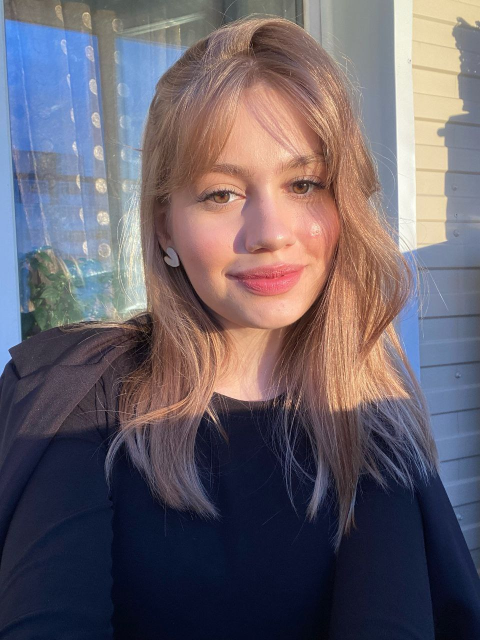
#> input picture test.jpg, 960 x 1280 px (shown at 1/2 size)
$ python mask_gen.py
#> lines starting #> are read from the running program, lines starting #| are printed output that depends on the picture; after the words box and inside, x2 and y2 are one past the last pixel; in counts of white or black regions, pixels touching at a corner belong together; pictures that were not available may be replaced by others from this repository, and a replacement may not be noted
#> in generate_mask, image is the input picture: PIL image 960x1280 RGB; mean R, G, B 104.9, 96.9, 105.4
#> (the call stopped at in generate_mask, `options = ImageSegmenterOptions( base_options=BaseOptions(model_asset_..`: mediapipe is not available in this run)
#> (the call stopped at in generate_mask, `options = ImageSegmenterOptions( base_options=BaseOptions(model_asset_..`: mediapipe is not available in this run)
from functools import reduce
import cv2
import os
from PIL import Image
import wget
import numpy as np
import mediapipe as mp

import numpy as np
from PIL import Image


BaseOptions = mp.tasks.BaseOptions
ImageSegmenter = mp.tasks.vision.ImageSegmenter
ImageSegmenterOptions = mp.tasks.vision.ImageSegmenterOptions
VisionRunningMode = mp.tasks.vision.RunningMode

MASK_OPTION_0_BACKGROUND = 'background'
MASK_OPTION_1_HAIR = 'hair'
MASK_OPTION_2_BODY = 'body (skin)'
MASK_OPTION_3_FACE = 'face (skin)'
MASK_OPTION_4_CLOTHES = 'clothes'


def watermark_with_transparency(input_image_path,
                                watermark_image_path,
                                position=(0, 0)):
    base_image = Image.open(input_image_path).convert('RGBA')
    watermark = Image.open(watermark_image_path).convert('RGBA')
    width, height = base_image.size

    transparent = Image.new('RGBA', (width, height), (0, 0, 0, 0))
    transparent.paste(base_image, (0, 0))
    transparent.paste(watermark, position, mask=watermark)
    transparent.save(input_image_path)


def removeBackground(file, savePath):

#> called with file = 'face.png', savePath = 'r1.png'
    img = cv2.imread(file)
    gray = cv2.cvtColor(img, cv2.COLOR_BGR2GRAY)
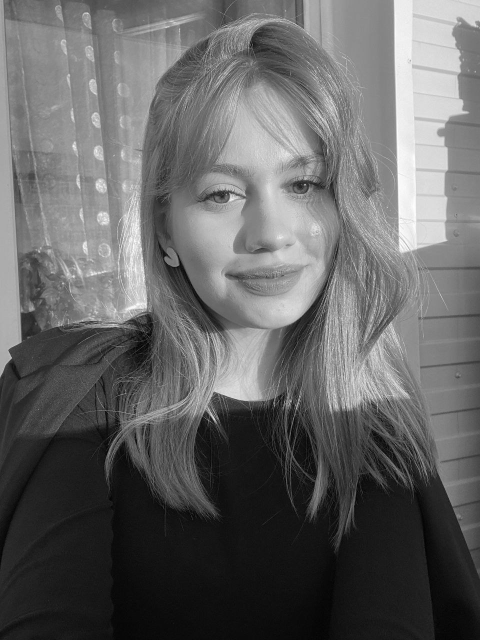
#> gray: shape (1280, 960) (shown at 1/2 size); min 1, max 255, mean 100.2
    mask = cv2.threshold(gray, 250, 255, cv2.THRESH_BINARY)[1]
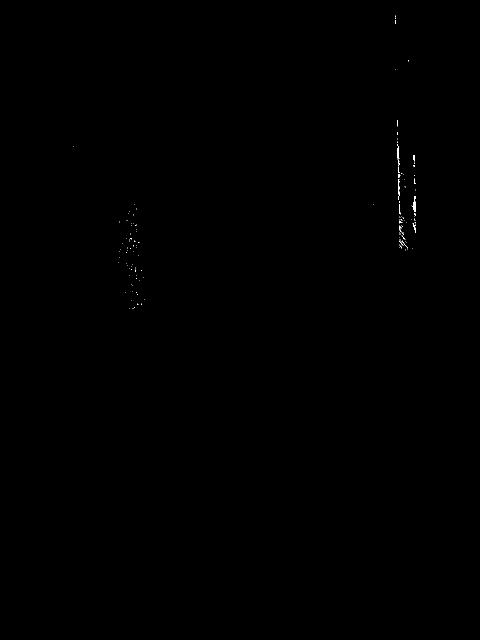
#> mask: shape (1280, 960) (shown at 1/2 size); 0.06% white in thin lines or dots, all inside (x1, y1, x2, y2) = (147, 31, 832, 618)
    mask = 255 - mask
    kernel = np.ones((3,3), np.uint8)
    mask = cv2.morphologyEx(mask, cv2.MORPH_OPEN, kernel)
    mask = cv2.morphologyEx(mask, cv2.MORPH_CLOSE, kernel)
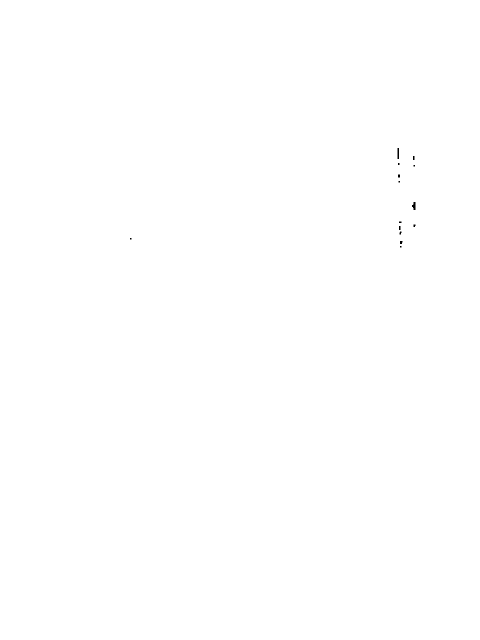
#> mask: shape (1280, 960) (shown at 1/2 size); 100% white; 14 black regions (8 under 20 px), largest, box (x1, y1, x2, y2) and area: (824, 404, 831, 420) 79, (795, 296, 798, 318) 66, (800, 482, 805, 488) 27, (826, 312, 829, 320) 24, (796, 349, 800, 355) 24, (798, 452, 801, 460) 24
    mask = cv2.GaussianBlur(mask, (0,0), sigmaX=2, sigmaY=2, borderType = cv2.BORDER_DEFAULT)
    mask = (2*(mask.astype(np.float32))-255.0).clip(0,255).astype(np.uint8)
    result = img.copy()
    result = cv2.cvtColor(result, cv2.COLOR_BGR2BGRA)
    result[:, :, 3] = mask
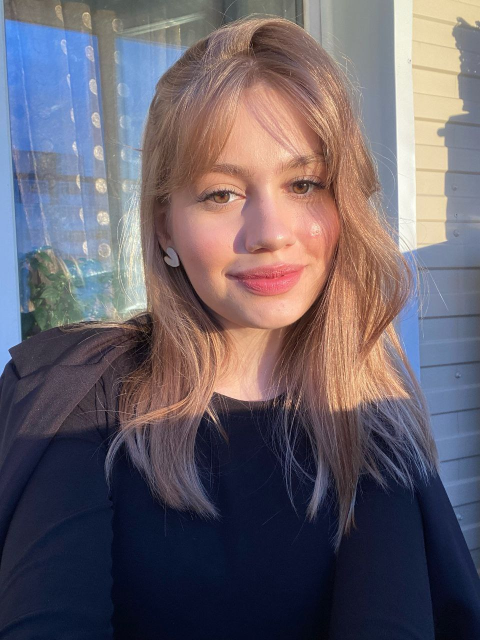
#> result: shape (1280, 960, 4) (shown at 1/2 size); mean B, G, R, A 105.4, 96.9, 104.9, 254.9
    cv2.imwrite(savePath, result)


def get_mediapipe_image(image: Image) -> mp.Image:
    # Convert gr.Image to NumPy array
    numpy_image = np.asarray(image)

    image_format = mp.ImageFormat.SRGB

    # Convert BGR to RGB (if necessary)
    print(numpy_image.shape)
    if numpy_image.shape[-1] == 4:
        image_format = mp.ImageFormat.SRGBA
    elif numpy_image.shape[-1] == 3:
        image_format = mp.ImageFormat.SRGB
        numpy_image = cv2.cvtColor(numpy_image, cv2.COLOR_BGR2RGB)

    return mp.Image(image_format=image_format, data=numpy_image)


def generate_mask(image: Image, path: str, mask_index: str = '', strength: float = 0.15, inv = False):  # noqa
    if image is not None:
        image = Image.open(image)
        model_folder_path = os.path.join('models', 'mediapipe')
        os.makedirs(model_folder_path, exist_ok=True)

        model_path = os.path.join(model_folder_path,
                                  'selfie_multiclass_256x256.tflite')
        model_url = 'https://storage.googleapis.com/mediapipe-models/image_segmenter/selfie_multiclass_256x256/float32/latest/selfie_multiclass_256x256.tflite'  # noqa
        if not os.path.exists(model_path):
            print("Downloading 'selfie_multiclass_256x256.tflite' model")
            wget.download(model_url, model_path)

        options = ImageSegmenterOptions(
            base_options=BaseOptions(model_asset_path=model_path),
            running_mode=VisionRunningMode.IMAGE,
            output_category_mask=True
            )
        # Create the image segmenter
        with ImageSegmenter.create_from_options(options) as segmenter:

            # Retrieve the masks for the segmented image
            media_pipe_image = get_mediapipe_image(image=image)
            segmented_masks = segmenter.segment(media_pipe_image)

            masks = []
            if mask_index == '':
                mask_index = [2, 4]
            else:
                mask_index = [int(i) for i in mask_index.split(',')]
            # https://developers.google.com/mediapipe/solutions/vision/image_segmenter#multiclass-model
            # 0 - background
            # 1 - hair
            # 2 - body - skin
            # 3 - face - skin
            # 4 - clothes
            # 5 - others(accessories)
            for i in mask_index:
                masks.append(segmented_masks.confidence_masks[int(i)])

            image_data = media_pipe_image.numpy_view()
            image_shape = image_data.shape

            # convert the image shape from "rgb"
            # to "rgba" aka add the alpha channel
            if image_shape[-1] == 3:
                image_shape = (image_shape[0], image_shape[1], 4)
            if inv:
                mask_background_array = np.zeros(image_shape, dtype=np.uint8)
                mask_background_array[:] = (255, 255, 255, 255)

                mask_foreground_array = np.zeros(image_shape, dtype=np.uint8)
                mask_foreground_array[:] = (0, 0, 0, 255)
            else:
                mask_background_array = np.zeros(image_shape, dtype=np.uint8)
                mask_background_array[:] = (0, 0, 0, 255)

                mask_foreground_array = np.zeros(image_shape, dtype=np.uint8)
                mask_foreground_array[:] = (255, 255, 255, 255)

            mask_arrays = []
            for i, mask in enumerate(masks):
                condition = np.stack(
                    (mask.numpy_view(),) * image_shape[-1], axis=-1
                    ) > float(strength)  # default: 0.25
                mask_array = np.where(condition,
                                      mask_foreground_array,
                                      mask_background_array)
                mask_arrays.append(mask_array)

            # Merge our masks taking the maximum from each
            merged_mask_arrays = reduce(np.maximum, mask_arrays)

            # Create the image
            mask_image = Image.fromarray(merged_mask_arrays)
            print(mask_image)
            mask_image.save(path)
    else:
        return None


def sum_masks(origin: str, mask: str, inver: float):
    # generate_mask(origin, 'hair.png', mask_index='1', inv=True, strength=0.07)
    generate_mask(origin, 'face.png', mask_index='3', inv=True, strength=inver)
    removeBackground('face.png', 'r1.png')
    # removeBackground('hair.png', 'r2.png')
    watermark_with_transparency(mask, 'r1.png')
    # watermark_with_transparency(mask, 'r2.png')


if __name__ == '__main__':
    generate_mask('test.jpg', mask_index='0', path='result.png', inv=True, strength=0.91)
    # generate_mask('test.jpg', 'hair.png', mask_index='1', inv=True, strength=0.07)
    generate_mask('test.jpg', 'face.png', mask_index='3', inv=True, strength=0.08)
    removeBackground('face.png', 'r1.png')
    # removeBackground('hair.png', 'r2.png')
    watermark_with_transparency('result.png', 'r1.png')
#> in watermark_with_transparency, `transparent = Image.new('RGBA', (width, height), (0, 0, 0, 0))`: transparent: PIL image 960x1280 RGBA; every value is 0
    # watermark_with_transparency('result.png', 'r2.png')
